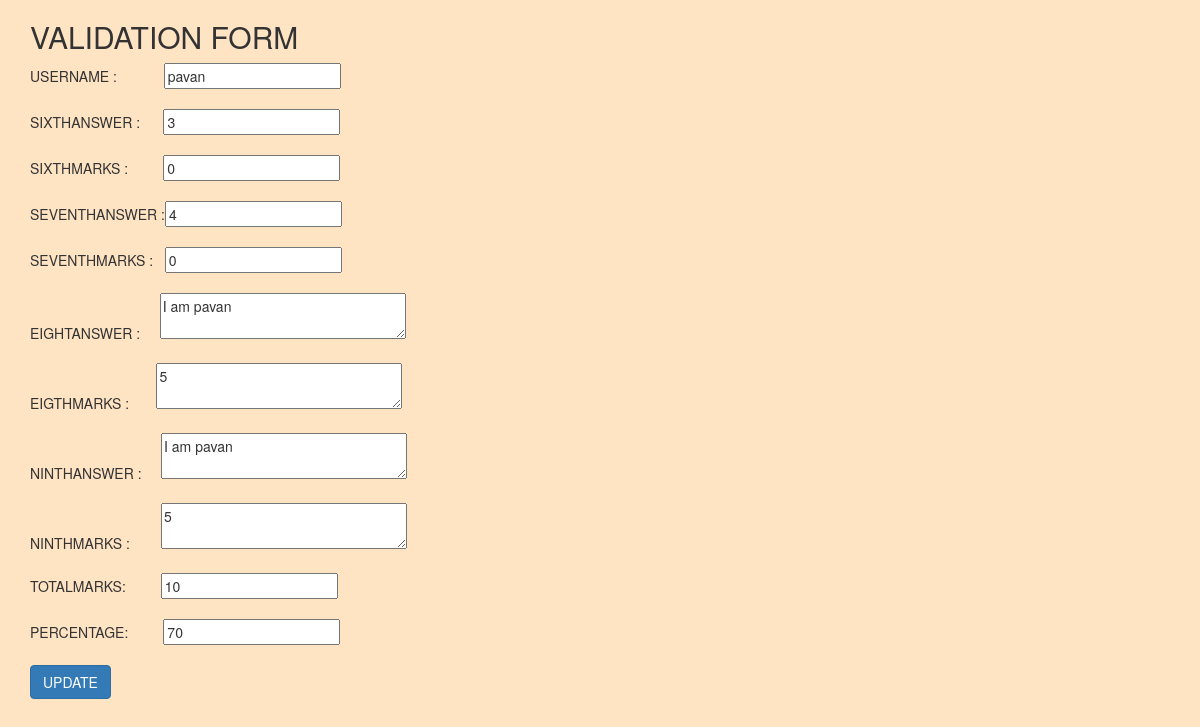
Screenshot of /validate/46/ with the database file from the repository.
### examapp2/models.py (models this page shows)
class TotalScore(models.Model):
    username=models.CharField(max_length=50,default="sumanth")
    sixthquestionanswer=models.IntegerField(default=0)
    sixthquestionmarks=models.IntegerField(default=0)
    seventhquestionanswer=models.IntegerField(default=0)
    seventhquestionmarks=models.IntegerField(default=0)
    eigthquestionanswer=models.CharField(max_length=300,default="n/a")
    eigthquestionmarks=models.IntegerField(default=0)
    ninthquestionanswer=models.CharField(max_length=300,default="n/a")
    ninthquestionmarks=models.IntegerField(default=0)
    totalmarks=models.IntegerField(default=0)
    percentage=models.IntegerField(default=0)

### examapp2/views.py (the view)
# urls.py: url(r'^validate/(?P<id>\d+)/$', views.Validate),
def Validate(request,id):
    employee = TotalScore.objects.get(id=id)
    if request.method =='POST':
        form = TotalScoreForm(request.POST, instance=employee)
        if form.is_valid():
            form.save()
            return redirect('/dashboard')
    return render(request, 'examapp2/VALIDATE.html', {'employee':employee})

### examapp2/templates/examapp2/VALIDATE.html (shortened to what this page needs)
<!DOCTYPE html>
<html lang="en" dir="ltr">
  <head>
    <link rel="stylesheet" href="https://maxcdn.bootstrapcdn.com/bootstrap/3.3.7/css/bootstrap.min.css">
  </head>
  <body style="background-color:Bisque;>
    <div class="jumbotron">
      <div class="container">
        <h2>VALIDATION FORM</h2>
        <form method="post">
          USERNAME :&nbsp &nbsp &nbsp &nbsp &nbsp &nbsp <input type="text" name="username" value="{{employee.username}}"><br><br>
          SIXTHANSWER :&nbsp &nbsp &nbsp <input type="text" name="sixthquestionanswer" value="{{employee.sixthquestionanswer}}"><br><br>
          SIXTHMARKS :&nbsp &nbsp &nbsp &nbsp &nbsp<input type="text" name="sixthquestionmarks" value="{{employee.sixthquestionmarks}}"><br><br>
          SEVENTHANSWER :<input type="text" name="seventhquestionanswer" value="{{employee.seventhquestionanswer}}"><br><br>
          SEVENTHMARKS :&nbsp &nbsp<input type="text" name="seventhquestionmarks" value="{{employee.seventhquestionmarks}}"><br><br>
          EIGHTANSWER :&nbsp &nbsp &nbsp<textarea name="eigthquestionanswer" rows="2" cols="30">{{employee.eigthquestionanswer}}</textarea><br><br>
          EIGTHMARKS :&nbsp &nbsp &nbsp &nbsp<textarea name="eigthquestionmarks" rows="2" cols="30">{{employee.eigthquestionmarks}}</textarea><br><br>
          NINTHANSWER :&nbsp &nbsp &nbsp<textarea name="ninthquestionanswer" rows="2" cols="30">{{employee.eigthquestionanswer}}</textarea><br><br>
          NINTHMARKS :&nbsp &nbsp &nbsp &nbsp <textarea name="ninthquestionmarks" rows="2" cols="30">{{employee.eigthquestionmarks}}</textarea><br><br>
          TOTALMARKS:&nbsp &nbsp &nbsp &nbsp &nbsp<input type="text" name="totalmarks" value="{{employee.totalmarks}}"><br><br>
          PERCENTAGE:&nbsp &nbsp &nbsp &nbsp &nbsp<input type="text" name="percentage" value="{{employee.percentage}}">
          <br><br>
          <input type="submit" name="" class="btn btn-primary"value="UPDATE">
        </form>
      </div>
  </body>
</html>

### rows the page displays
TotalScore: username "pavan", sixthquestionanswer "3", sixthquestionmarks "0", seventhquestionanswer "4", seventhquestionmarks "0", eigthquestionanswer "I am pavan", eigthquestionmarks "5", ninthquestionanswer "I am pavan", ninthquestionmarks "5", totalmarks "10", percentage "70"
